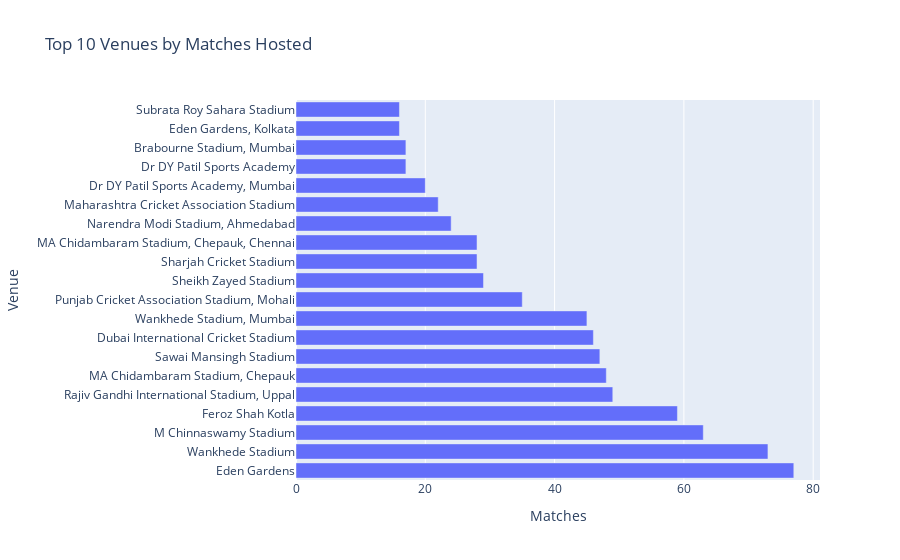

Source (notebook cell):
### Code cell
#3. Venue & Toss Impact Study 
print("\n=== Venue & Toss Impact Study ===")

# Matches per venue
venue_matches = matches['venue'].value_counts().head(20)
plt.figure(figsize=(20, 6))
px.bar(x=venue_matches.values, y=venue_matches.index, title='Top 10 Venues by Matches Hosted', labels={'x': 'Matches', 'y': 'Venue'}).show()

### Figure 1 — Plotly figure (JSON) as saved in the notebook; plotly's stock layout.template omitted (floating-point values rounded to 4 significant figures)
{"data": [{"alignmentgroup": "True", "hovertemplate": "Matches=%{x}<br>Venue=%{y}<extra></extra>", "legendgroup": "", "marker": {"color": "#636efa", "pattern": {"shape": ""}}, "name": "", "offsetgroup": "", "orientation": "h", "showlegend": false, "textposition": "auto", "type": "bar", "x": [77, 73, 63, 59, 49, 48, 47, 46, 45, 35, 29, 28, 28, 24, 22, 20, 17, 17, 16, 16], "xaxis": "x", "y": ["Eden Gardens", "Wankhede Stadium", "M Chinnaswamy Stadium", "Feroz Shah Kotla", "Rajiv Gandhi International Stadium, Uppal", "MA Chidambaram Stadium, Chepauk", "Sawai Mansingh Stadium", "Dubai International Cricket Stadium", "Wankhede Stadium, Mumbai", "Punjab Cricket Association Stadium, Mohali", "Sheikh Zayed Stadium", "Sharjah Cricket Stadium", "MA Chidambaram Stadium, Chepauk, Chennai", "Narendra Modi Stadium, Ahmedabad", "Maharashtra Cricket Association Stadium", "Dr DY Patil Sports Academy, Mumbai", "Dr DY Patil Sports Academy", "Brabourne Stadium, Mumbai", "Eden Gardens, Kolkata", "Subrata Roy Sahara Stadium"], "yaxis": "y"}], "layout": {"barmode": "relative", "legend": {"tracegroupgap": 0}, "title": {"text": "Top 10 Venues by Matches Hosted"}, "xaxis": {"anchor": "y", "domain": [0, 1], "title": {"text": "Matches"}}, "yaxis": {"anchor": "x", "domain": [0, 1], "title": {"text": "Venue"}}}}
